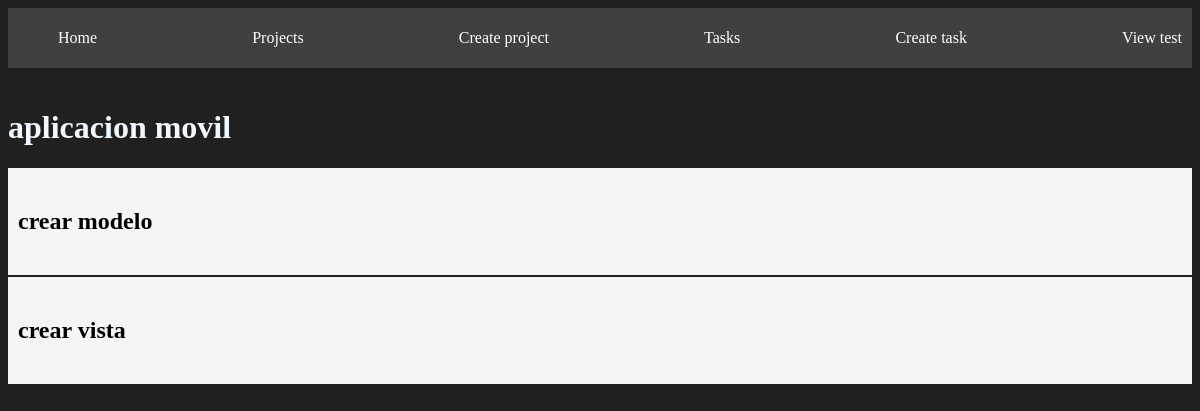
/project_details/1/, run on the app's committed database.
### projects/models.py (models this page shows, shortened)
class Project(models.Model):
  name = models.CharField(max_length=200)

class Task(models.Model):
  title = models.CharField(max_length=200)
  description = models.TextField()
  project = models.ForeignKey(Project, on_delete=models.CASCADE)
  done = models.BooleanField(default=False)

### projects/views.py (the view)
# urls.py: path('project_details/<int:id>/', views.project_details, name="project_details"),
def project_details(request, id):
    project = get_list_or_404(Project, id=id)
    tasks = Task.objects.filter(project_id=id)
    return render(request, 'projects/project_details.html', {
        'project': project[0],
        'tasks': tasks
    })

### projects/templates/projects/project_details.html
{% extends 'layouts/base.html' %}
{% block content %}
<h1>{{ project.name }}</h1>
{% for task in tasks%}
    <div class="card">
        <h2>{{ task.title }}</h2>
    </div>
{% endfor%}
{% endblock %}

### projects/static/css/style.css (style rules this page uses)
body { background: #202020; color: aliceblue; }
.card { background: whitesmoke; color: black; padding: 20px 10px; margin-bottom: 2px; }

### data on the page
Project: name "aplicacion movil"
Task: title "crear modelo"
Task: title "crear vista"
